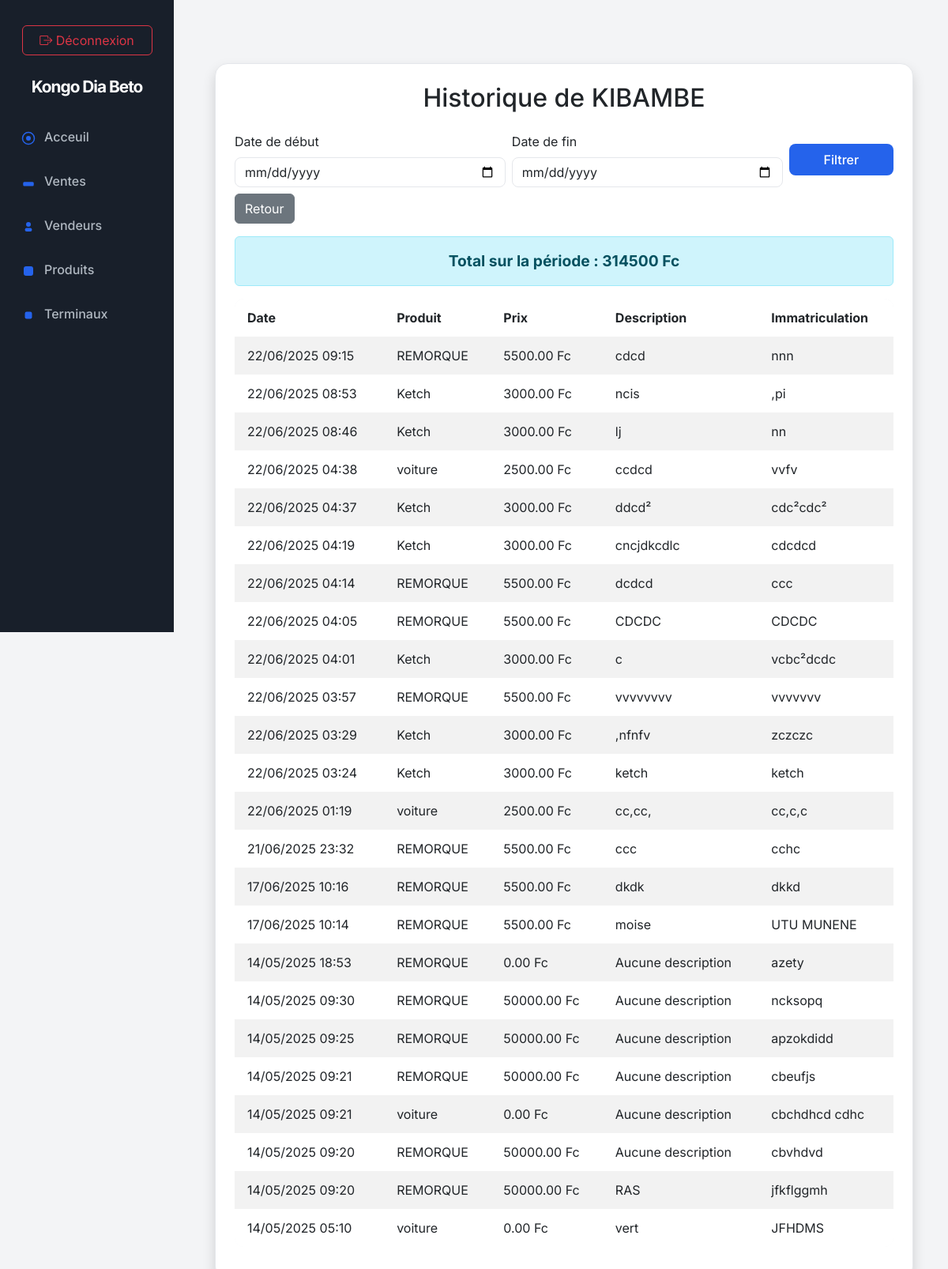
The app's page /api/historique-vendeur/2/ (signed in), older data.
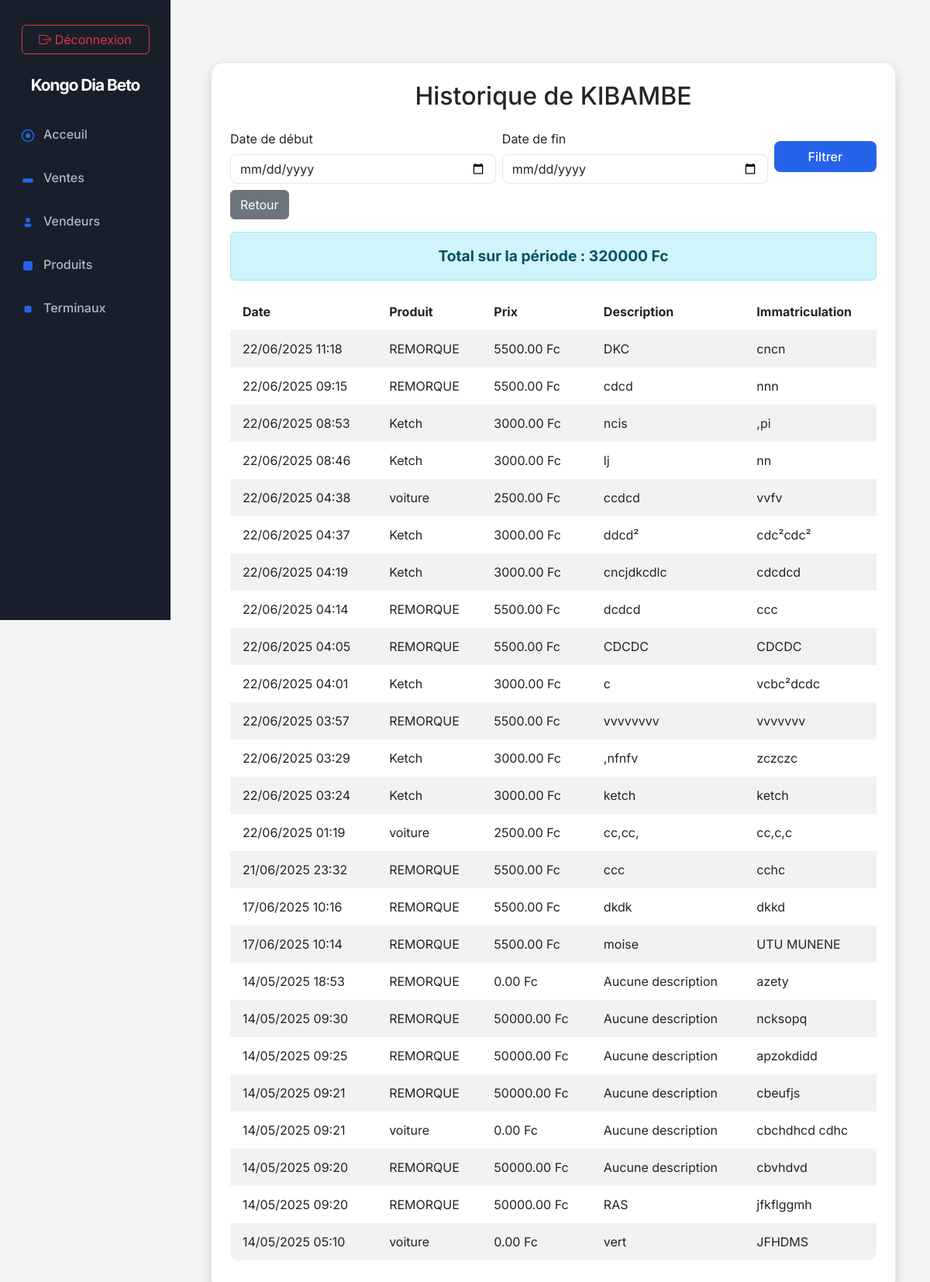
The same page, newer data.
### apps/sales/models.py (models this page shows, shortened)
class Sale(models.Model):
    produit = models.ForeignKey('Produit', on_delete=models.CASCADE)  # Champ correct
    seller = models.ForeignKey('Vendeur', on_delete=models.CASCADE)
    description = models.TextField(default="Aucune description")
    license_plate = models.CharField(max_length=20)
    price = models.DecimalField(max_digits=10, decimal_places=2, default=0.0)
    created_at = models.DateTimeField(auto_now_add=True)
    SOURCE_CHOICES = [
        ('POS', 'Point of Sale'),
        ('WEB', 'Web'),
        ('OTHER', 'Autre'),
    ]
    source = models.CharField(max_length=10, choices=SOURCE_CHOICES, default='WEB')

class Produit(models.Model):
    nom_produit = models.CharField(max_length=100)  # Nom du produit
    prix = models.DecimalField(max_digits=10, decimal_places=2, default=0.0)  # Prix par défaut
    default_description = models.TextField(blank=True, null=True)  # Description par défaut
    created_at = models.DateTimeField(default=now)  # Utiliser timezone.now comme valeur par défaut

### apps/sales/views.py (the view)
# urls.py: path('historique-vendeur/<int:vendeur_id>/', historique_vendeur, name='historique_vendeur'),
@login_required
def historique_vendeur(request, vendeur_id):
    vendeur = get_object_or_404(Vendeur, id=vendeur_id)
    date_debut = request.GET.get('date_debut')
    date_fin = request.GET.get('date_fin')
    ventes = Sale.objects.filter(seller=vendeur)
    if date_debut and date_fin:
        ventes = ventes.filter(created_at__date__gte=date_debut, created_at__date__lte=date_fin)
    ventes = ventes.order_by('-created_at')
    total_ventes = ventes.aggregate(total=Sum('price'))['total'] or 0
    return render(request, 'historique_vendeur.html', {
        'vendeur': vendeur,
        'ventes': ventes,
        'total_ventes': total_ventes,
        'date_debut': date_debut,
        'date_fin': date_fin,
    })

### apps/sales/templates/historique_vendeur.html (shortened to what this page needs)
{% extends "base.html" %}
{% block content %}
<div class="container mt-5">
    <div class="card shadow p-4">
        <h2 class="mb-4 text-center">Historique de {{ vendeur.nom_du_vendeur }}</h2>
        <form method="get" class="mb-3 row g-2 align-items-center justify-content-between">
            <div class="col-md-5">
                <label for="date_debut" class="form-label">Date de début</label>
                <input type="date" class="form-control" id="date_debut" name="date_debut" value="{{ date_debut }}">
            </div>
            <div class="col-md-5">
                <label for="date_fin" class="form-label">Date de fin</label>
                <input type="date" class="form-control" id="date_fin" name="date_fin" value="{{ date_fin }}">
            </div>
            <div class="col-md-2 d-flex align-items-end">
                <button type="submit" class="btn btn-primary w-100">Filtrer</button>
            </div>
            <div class="col-auto">
                <a href="{% url 'rapport_vente_vendeur' %}" class="btn btn-secondary">Retour</a>
            </div>
        </form>
        {% if total_ventes %}
        <div class="alert alert-info text-center fw-bold" style="font-size:1.2rem;">Total sur la période : {{ total_ventes }} Fc</div>
        {% endif %}
        <table class="table table-striped">
            <thead>
                <tr>
                    <th>Date</th>
                    <th>Produit</th>
                    <th>Prix</th>
                    <th>Description</th>
                    <th>Immatriculation</th>
                </tr>
            </thead>
            <tbody>
                {% for vente in ventes %}
                <tr>
                    <td>{{ vente.created_at|date:'d/m/Y H:i' }}</td>
                    <td>{{ vente.produit.nom_produit }}</td>
                    <td>{{ vente.price }} Fc</td>
                    <td>{{ vente.description }}</td>
                    <td>{{ vente.license_plate }}</td>
                </tr>
                {% empty %}
                <tr><td colspan="5" class="text-center">Aucune vente pour cette période.</td></tr>
                {% endfor %}
            </tbody>
        </table>
    </div>
</div>
{% endblock %}

Row changes from the older to the newer data that the page shows:
added Sale: created_at "22/06/2025 11:18", produit.nom_produit "REMORQUE", price "5500.00", description "DKC", license_plate "cncn"
Text that changed along with them:
{{ total_ventes }}: "314500" → "320000"
